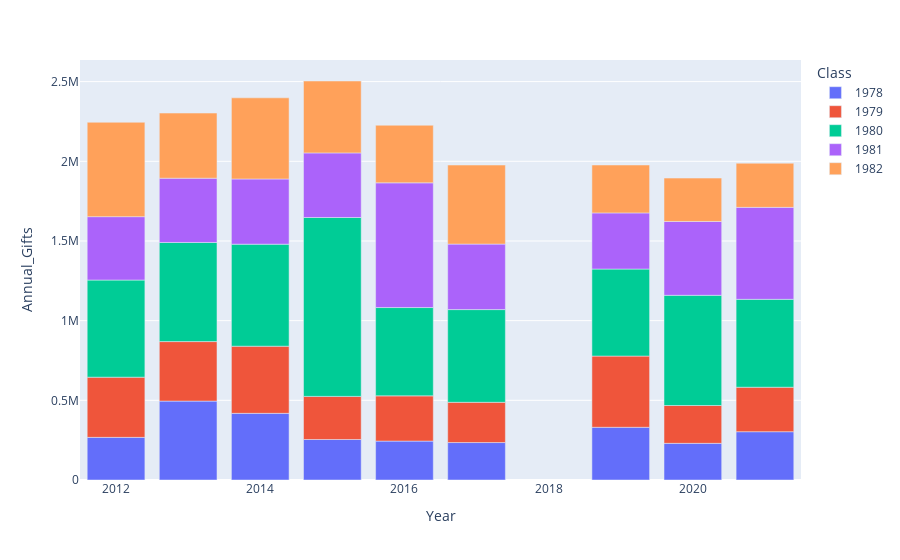

Here is the notebook cell this chart was saved with:
### Code cell
# draw a bar chart with all classYears from 1978 to 1982
classYears = ["1978", "1979", "1980", "1981", "1982"]
fig = px.bar(df[df['Class'].isin(classYears)], x="Year", y="Annual_Gifts", color="Class")
fig.show()

### Figure 1 — Plotly figure (JSON) as saved in the notebook; plotly's stock layout.template omitted (floating-point values rounded to 4 significant figures)
{"data": [{"alignmentgroup": "True", "hovertemplate": "Class=1978<br>Year=%{x}<br>Annual_Gifts=%{y}<extra></extra>", "legendgroup": "1978", "marker": {"color": "#636efa", "pattern": {"shape": ""}}, "name": "1978", "offsetgroup": "1978", "orientation": "v", "showlegend": true, "textposition": "auto", "type": "bar", "x": [2021, 2020, 2019, 2017, 2016, 2015, 2014, 2013, 2012], "xaxis": "x", "y": [303164, 230106, 330780, 234986, 244225, 254210, 418329, 495287, 267572], "yaxis": "y"}, {"alignmentgroup": "True", "hovertemplate": "Class=1979<br>Year=%{x}<br>Annual_Gifts=%{y}<extra></extra>", "legendgroup": "1979", "marker": {"color": "#EF553B", "pattern": {"shape": ""}}, "name": "1979", "offsetgroup": "1979", "orientation": "v", "showlegend": true, "textposition": "auto", "type": "bar", "x": [2021, 2020, 2019, 2017, 2016, 2015, 2014, 2013, 2012], "xaxis": "x", "y": [278992, 237485, 446949, 252577, 283701, 270507, 421308, 373343, 377700], "yaxis": "y"}, {"alignmentgroup": "True", "hovertemplate": "Class=1980<br>Year=%{x}<br>Annual_Gifts=%{y}<extra></extra>", "legendgroup": "1980", "marker": {"color": "#00cc96", "pattern": {"shape": ""}}, "name": "1980", "offsetgroup": "1980", "orientation": "v", "showlegend": true, "textposition": "auto", "type": "bar", "x": [2021, 2020, 2019, 2017, 2016, 2015, 2014, 2013, 2012], "xaxis": "x", "y": [551580, 691371, 546071, 581905, 554328, 1122599, 640237, 622051, 609516], "yaxis": "y"}, {"alignmentgroup": "True", "hovertemplate": "Class=1981<br>Year=%{x}<br>Annual_Gifts=%{y}<extra></extra>", "legendgroup": "1981", "marker": {"color": "#ab63fa", "pattern": {"shape": ""}}, "name": "1981", "offsetgroup": "1981", "orientation": "v", "showlegend": true, "textposition": "auto", "type": "bar", "x": [2021, 2020, 2019, 2017, 2016, 2015, 2014, 2013, 2012], "xaxis": "x", "y": [577132, 463391, 352339, 410945, 782535, 405251, 409191, 403292, 397782], "yaxis": "y"}, {"alignmentgroup": "True", "hovertemplate": "Class=1982<br>Year=%{x}<br>Annual_Gifts=%{y}<extra></extra>", "legendgroup": "1982", "marker": {"color": "#FFA15A", "pattern": {"shape": ""}}, "name": "1982", "offsetgroup": "1982", "orientation": "v", "showlegend": true, "textposition": "auto", "type": "bar", "x": [2021, 2020, 2019, 2017, 2016, 2015, 2014, 2013, 2012], "xaxis": "x", "y": [277069, 272338, 300598, 496115, 361492, 451342, 509165, 408827, 592367], "yaxis": "y"}], "layout": {"barmode": "relative", "legend": {"title": {"text": "Class"}, "tracegroupgap": 0}, "margin": {"t": 60}, "xaxis": {"anchor": "y", "domain": [0, 1], "title": {"text": "Year"}}, "yaxis": {"anchor": "x", "domain": [0, 1], "title": {"text": "Annual_Gifts"}}}}
